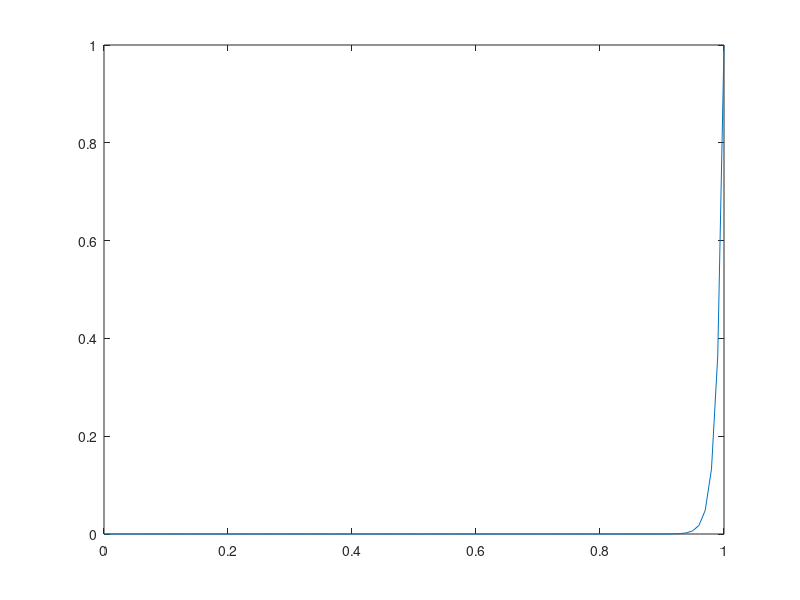

The MATLAB source for this figure:
%% diffusione e trasporto
clear all
close all
clc
u = @(x,e) (exp(x/e)-1)/(exp(1/e)-1);
e = [10 1 0 0.1 0.01];
xplot = linspace(0,1);
for ind = 1:length(e)
    plot(xplot,u(xplot,e(ind)))
    pause
end
